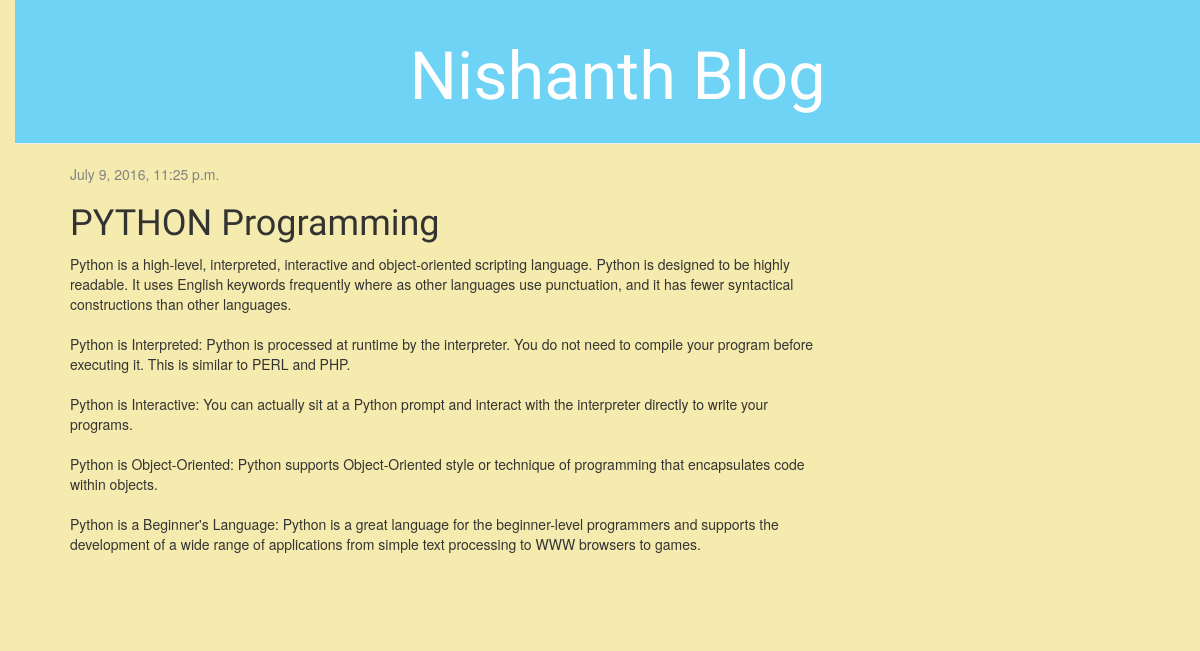
The app's page /post/1/ with its own data.
### blog/models.py (models this page shows, shortened)
class Post(models.Model):
    author = models.ForeignKey('auth.User')
    title = models.CharField(max_length=200)
    text = models.TextField()
    created_date = models.DateTimeField(
            default=timezone.now)
    published_date = models.DateTimeField(
            blank=True, null=True)

### blog/views.py (the view)
# urls.py: url(r'^post/(?P<pk>\d+)/$', views.post_detail, name='post_detail'),
def post_detail(request, pk):
	post = get_object_or_404(Post, pk=pk)
	return render(request, 'blog/post_detail.html', {'post': post})

### blog/templates/blog/post_detail.html (shortened to what this page needs)
{% extends 'blog/base.html' %}
{% block content %}
    <div class="post">
        {% if post.published_date %}
            <div class="date">
                {{ post.published_date }}
            </div>
        {% endif %}
        <h1>{{ post.title }}</h1>
        <p>{{ post.text|linebreaksbr }}</p>
    </div>
{% endblock %}

### blog/static/css/blog.css (style rules this page uses)
body { background-color: #F5EBAE; padding-left: 15px; }
h1, h2, h3, h4 { font-family: 'Lobster', cursive; }
.date { color: #828282; }
.post { margin-bottom: 70px; }

### records on screen
Post: published_date "July 9, 2016, 11:25 p.m.", title "PYTHON Programming", text "Python is a high-level, interpreted, interactive and object-oriented scripting language. Python is designed to be highly readable. It uses English keywords frequently where as other languages use punctuation, and it has fewer syntactical constructions than other languages. Python is Interpreted: Python is processed at runtime by the interpreter. You do not need to compile your program before executing it. This is similar to PERL and PHP. Python is Interactive: You can actually sit at a Python prompt and interact with the interpreter directly to write your programs. Python is Object-Oriented: Python supports Object-Oriented style or technique of programming that encapsulates code within…"
